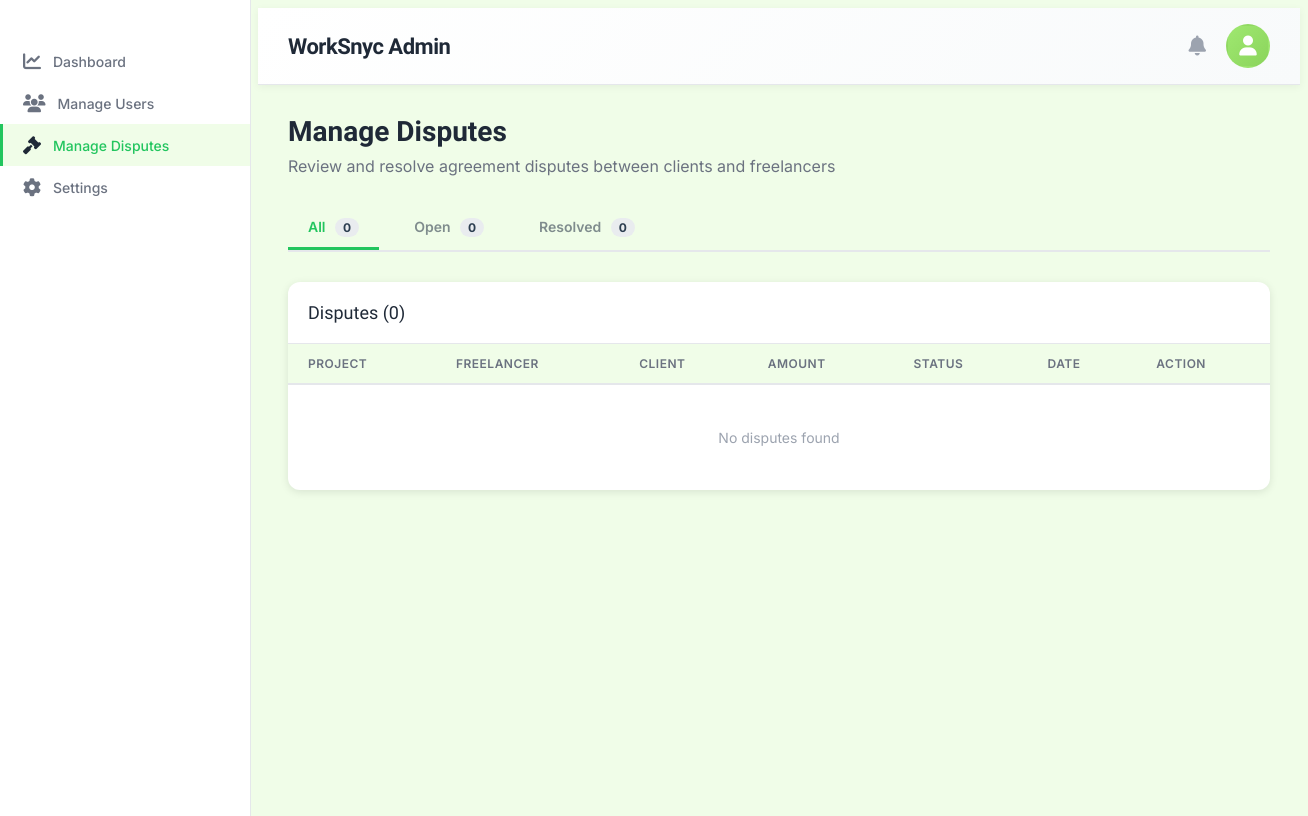
Page /page/admin_manage_disputes.php?status=all (signed in) on the earlier database version.
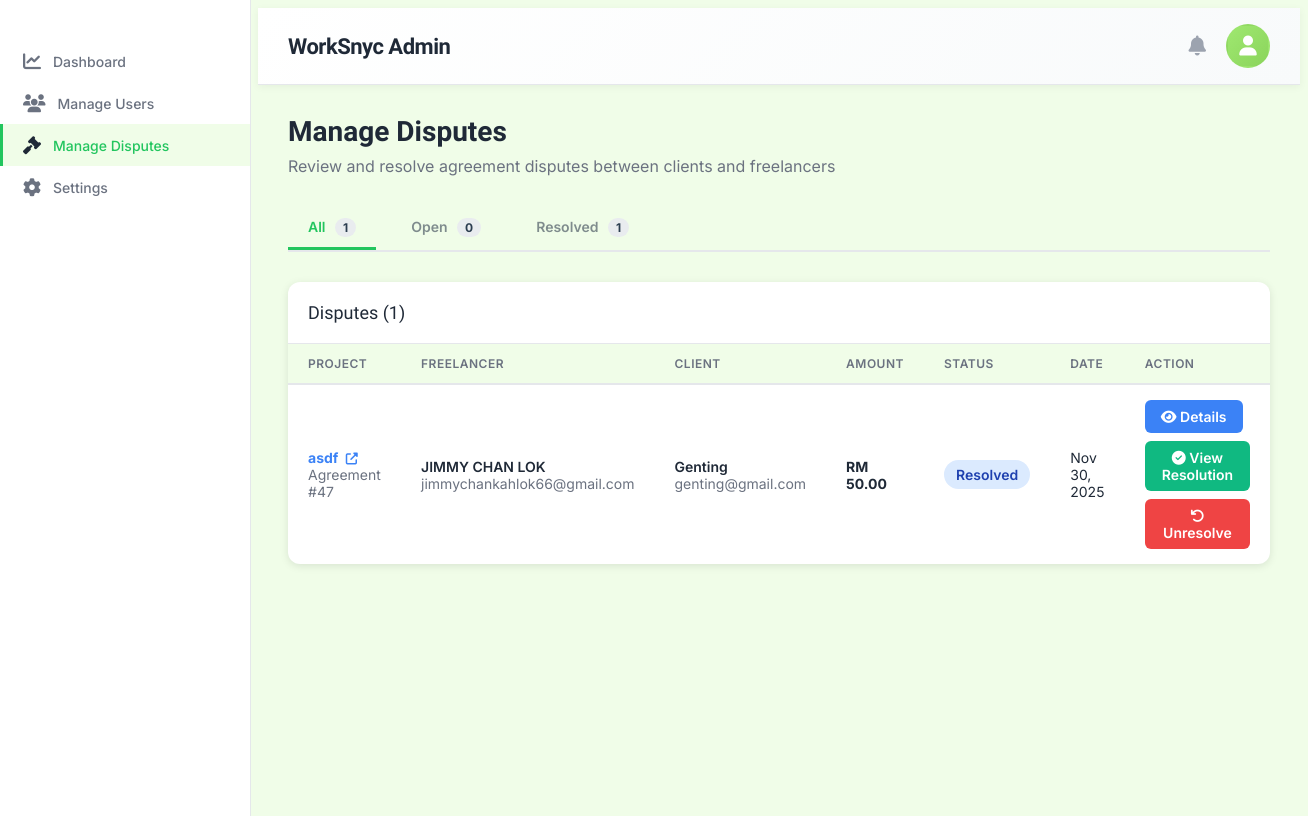
Same page on the later database version.
### tables this page shows
CREATE TABLE
  `dispute` (
    `DisputeID` int (11) NOT NULL,
    `AgreementID` int (11) NOT NULL,
    `InitiatorID` int (11) NOT NULL COMMENT 'FreelancerID or ClientID who filed dispute',
    `InitiatorType` enum ('freelancer', 'client') NOT NULL COMMENT 'Type of user who filed dispute',
    `ReasonText` text NOT NULL COMMENT 'Reason for dispute',
    `EvidenceFile` varchar(255) DEFAULT NULL COMMENT 'Path to evidence file/document',
    `Status` enum ('open', 'under_review', 'resolved', 'rejected') NOT NULL DEFAULT 'open' COMMENT 'Current dispute status',
    `CreatedAt` timestamp NOT NULL DEFAULT current_timestamp() COMMENT 'When dispute was filed',
    `AdminNotesText` text DEFAULT NULL COMMENT 'Admin review notes',
    `ResolutionAction` enum (
      'refund_client',
      'release_to_freelancer',
      'split_payment',
      'rejected'
    ) DEFAULT NULL COMMENT 'How dispute was resolved',
    `ResolvedAt` timestamp NULL DEFAULT NULL COMMENT 'When dispute was resolved',
    `ResolvedByAdminID` int (11) DEFAULT NULL COMMENT 'Admin who resolved dispute'
  );

CREATE TABLE
  `agreement` (
    `AgreementID` int (11) NOT NULL,
    `FreelancerID` int (11) DEFAULT NULL,
    `ClientID` int (11) DEFAULT NULL,
    `CreatedDate` timestamp NOT NULL DEFAULT current_timestamp(),
    `CompleteDate` date DEFAULT NULL,
    `DeliveryDate` date DEFAULT NULL,
    `agreeementPath` varchar(255) DEFAULT NULL,
    `ClientSignedDate` datetime DEFAULT NULL,
    `ClientSignaturePath` varchar(255) DEFAULT NULL,
    `FreelancerSignedDate` datetime DEFAULT NULL,
    `ExpiredDate` datetime DEFAULT NULL,
    `FreelancerSignaturePath` varchar(255) DEFAULT NULL,
    `Terms` text DEFAULT NULL,
    `Status` varchar(50) DEFAULT NULL,
    `ProjectTitle` varchar(255) DEFAULT NULL,
    `Scope` text DEFAULT NULL,
    `DeliveryTime` int (11) NOT NULL,
    `Deliverables` text DEFAULT NULL,
    `PaymentAmount` decimal(10, 2) DEFAULT NULL,
    `RemainingRevisions` int (11) NOT NULL DEFAULT 3,
    `ProjectDetail` text DEFAULT NULL,
    `FreelancerName` varchar(255) DEFAULT NULL,
    `ClientName` varchar(255) DEFAULT NULL
  );

CREATE TABLE
  `freelancer` (
    `FreelancerID` int (11) NOT NULL,
    `FirstName` varchar(100) DEFAULT NULL,
    `LastName` varchar(100) DEFAULT NULL,
    `Email` varchar(255) DEFAULT NULL,
    `Password` varchar(255) DEFAULT NULL,
    `PhoneNo` varchar(50) DEFAULT NULL,
    `ProfilePicture` varchar(500) DEFAULT NULL,
    `Status` varchar(50) DEFAULT NULL,
    `Address` text DEFAULT NULL,
    `Experience` text DEFAULT NULL,
    `Education` text DEFAULT NULL,
    `SocialMediaURL` varchar(255) DEFAULT NULL,
    `Bio` text DEFAULT NULL,
    `Rating` decimal(3, 2) DEFAULT NULL,
    `TotalEarned` decimal(10, 2) DEFAULT NULL,
    `JoinedDate` timestamp NOT NULL DEFAULT current_timestamp(),
    `isDelete` tinyint (1) DEFAULT 0
  );

CREATE TABLE
  `client` (
    `ClientID` int (11) NOT NULL,
    `CompanyName` varchar(255) DEFAULT NULL,
    `Description` text DEFAULT NULL,
    `Email` varchar(255) DEFAULT NULL,
    `Password` varchar(255) DEFAULT NULL,
    `PhoneNo` varchar(50) DEFAULT NULL,
    `ProfilePicture` varchar(500) DEFAULT NULL,
    `Status` varchar(50) DEFAULT NULL,
    `Address` text DEFAULT NULL,
    `JoinedDate` timestamp NOT NULL DEFAULT current_timestamp(),
    `isDelete` tinyint (1) DEFAULT 0
  );

### page/admin_manage_disputes.php (the view, shortened to what the changed rows need)
<?php
require_once 'config.php';
$conn = getDBConnection();
$filter_status = $_GET['status'] ?? 'open';
$search_query = $_GET['search'] ?? '';
$count_sql = "SELECT Status, COUNT(*) as count FROM dispute GROUP BY Status";
$count_result = $conn->query($count_sql);
$status_counts = ['all' => 0, 'open' => 0, 'resolved' => 0];
while ($row = $count_result->fetch_assoc()) {
    if ($row['Status'] === 'open') {
        $status_counts['open'] += $row['count'];
    } elseif ($row['Status'] === 'resolved') {
        $status_counts['resolved'] += $row['count'];
    }
    $status_counts['all'] += $row['count'];
}
$disputes_sql = "SELECT
    d.DisputeID,
    d.AgreementID,
    d.InitiatorID,
    d.InitiatorType,
    d.ReasonText,
    d.EvidenceFile,
    d.Status,
    d.CreatedAt,
    d.ResolutionAction,
    d.AdminNotesText,
    a.ProjectTitle,
    a.PaymentAmount,
    a.FreelancerID,
    a.ClientID,
    a.agreeementPath,
    CONCAT(f.FirstName, ' ', f.LastName) as FreelancerName,
    f.Email as FreelancerEmail,
    c.CompanyName as ClientName,
    c.Email as ClientEmail
FROM dispute d
JOIN agreement a ON d.AgreementID = a.AgreementID
JOIN freelancer f ON a.FreelancerID = f.FreelancerID
JOIN client c ON a.ClientID = c.ClientID
WHERE 1=1";
$disputes_sql .= " ORDER BY d.CreatedAt DESC";
$disputes = [];
if (!empty($search_query)) {
    $stmt = $conn->prepare($disputes_sql);
    $stmt->bind_param('ssss', $search_term, $search_term, $search_term, $search_term);
    $stmt->execute();
    $result = $stmt->get_result();
} else {
    $result = $conn->query($disputes_sql);
}
if ($result) {
    while ($row = $result->fetch_assoc()) {
        $disputes[] = $row;
    }
}
?>
<!DOCTYPE html>
<html lang="en">
<head>
    <link rel="stylesheet" href="https://cdnjs.cloudflare.com/ajax/libs/font-awesome/6.4.0/css/all.min.css">
    <link rel="stylesheet" href="../assets/css/admin.css">
    <link rel="stylesheet" href="../assets/css/disputes.css">
</head>
<body class="admin-layout">
        <?php include '../includes/admin_sidebar.php'; ?>
    <div class="admin-layout-wrapper">
        <?php include '../includes/admin_header.php'; ?>
        <main class="admin-main-content">
            <div class="dashboard-container">
                <div class="dashboard-header">
                    <div>
                        <h1>Manage Disputes</h1>
                    </div>
                </div>
                <div style="display: flex; gap: 15px; margin: 30px 0; border-bottom: 2px solid #e5e7eb; padding-bottom: 0;">
                    <a href="?status=all" style="padding: 12px 20px; text-decoration: none; font-size: 14px; font-weight: 600; color: <?php echo $filter_status === 'all' ? '#22c55e' : '#7f8c8d'; ?>; border-bottom: 3px solid <?php echo $filter_status === 'all' ? '#22c55e' : 'transparent'; ?>; transition: all 0.3s ease;">
                        All <span style="background: #e9ecef; color: #2c3e50; border-radius: 12px; padding: 2px 8px; margin-left: 6px; font-size: 12px; font-weight: 700;"><?php echo $status_counts['all']; ?></span>
                    </a>
                    <a href="?status=resolved" style="padding: 12px 20px; text-decoration: none; font-size: 14px; font-weight: 600; color: <?php echo $filter_status === 'resolved' ? '#22c55e' : '#7f8c8d'; ?>; border-bottom: 3px solid <?php echo $filter_status === 'resolved' ? '#22c55e' : 'transparent'; ?>; transition: all 0.3s ease;">
                        Resolved <span style="background: #e9ecef; color: #2c3e50; border-radius: 12px; padding: 2px 8px; margin-left: 6px; font-size: 12px; font-weight: 700;"><?php echo $status_counts['resolved']; ?></span>
                    </a>
                </div>
                <div class="table-container">
                    <div class="table-header">
                        <h2>Disputes (<?php echo count($disputes); ?>)</h2>
                    </div>
                    <table>
                        <thead>
                            <tr>
                                <th>Project</th>
                                <th>Freelancer</th>
                                <th>Client</th>
                                <th>Amount</th>
                                <th>Status</th>
                                <th>Date</th>
                                <th>Action</th>
                            </tr>
                        </thead>
                        <tbody>
                            <?php if (count($disputes) > 0): ?>
                                <?php foreach ($disputes as $dispute): ?>
                                    <tr>
                                        <td>
                                            <strong><a href="<?php echo htmlspecialchars($dispute['agreeementPath'] ?? '#'); ?>" target="_blank" style="color: #3b82f6; text-decoration: none; cursor: pointer;">
                                                    <?php echo htmlspecialchars($dispute['ProjectTitle']); ?>
                                                    <i class="fas fa-external-link-alt" style="font-size: 0.75rem; margin-left: 4px;"></i>
                                                </a></strong>
                                            <div style="font-size: 0.875rem; color: #6b7280;">Agreement #<?php echo $dispute['AgreementID']; ?></div>
                                        </td>
                                        <td>
                                            <div>
                                                <div style="font-weight: 600;"><?php echo htmlspecialchars($dispute['FreelancerName']); ?></div>
                                                <div style="font-size: 0.875rem; color: #6b7280;"><?php echo htmlspecialchars($dispute['FreelancerEmail']); ?></div>
                                            </div>
                                        </td>
                                        <td>
                                            <div>
                                                <div style="font-weight: 600;"><?php echo htmlspecialchars($dispute['ClientName']); ?></div>
                                                <div style="font-size: 0.875rem; color: #6b7280;"><?php echo htmlspecialchars($dispute['ClientEmail']); ?></div>
                                            </div>
                                        </td>
                                        <td>
                                            <strong>RM <?php echo number_format($dispute['PaymentAmount'], 2); ?></strong>
                                        </td>
                                        <td>
                                            <span class="dispute-badge badge-<?php echo str_replace('_', '-', $dispute['Status']); ?>">
                                                <?php echo ucfirst(str_replace('_', ' ', $dispute['Status'])); ?>
                                            </span>
                                        </td>
                                        <td>
                                            <?php echo date('M d, Y', strtotime($dispute['CreatedAt'])); ?>
                                        </td>
                                        <td>
                                            <div style="display: flex; gap: 8px; flex-wrap: wrap;">
                                                <button type="button" class="resolve-btn" style="background-color: #3b82f6;" data-dispute-id="<?php echo $dispute['DisputeID']; ?>" data-reason="<?php echo htmlspecialchars($dispute['ReasonText'] ?? '', ENT_QUOTES); ?>" data-evidence="<?php echo htmlspecialchars($dispute['EvidenceFile'] ?? '', ENT_QUOTES); ?>" onclick="openDetailModalFromButton(this)">
                                                    <i class="fas fa-eye"></i> Details
                                                </button>
                                                <?php if (in_array($dispute['Status'], ['open', 'under_review'])): ?>
                                                    <button type="button" class="resolve-btn" data-dispute-id="<?php echo $dispute['DisputeID']; ?>" data-agreement-id="<?php echo $dispute['AgreementID']; ?>" data-project-title="<?php echo htmlspecialchars($dispute['ProjectTitle'], ENT_QUOTES); ?>" data-amount="<?php echo $dispute['PaymentAmount']; ?>" onclick="openResolveModalFromButton(this)">
                                                        Resolve
                                                    </button>
                                                <?php elseif ($dispute['Status'] === 'resolved'): ?>
                                                    <button type="button" class="resolve-btn" style="background-color: #10b981;" data-resolution-action="<?php echo htmlspecialchars($dispute['ResolutionAction'] ?? '', ENT_QUOTES); ?>" data-resolution-notes="<?php echo htmlspecialchars($dispute['AdminNotesText'] ?? '', ENT_QUOTES); ?>" onclick="openResolutionModalFromButton(this)">
                                                        <i class="fas fa-check-circle"></i> View Resolution
                                                    </button>
                                                    <button type="button" class="resolve-btn" style="background-color: #ef4444;" data-dispute-id="<?php echo $dispute['DisputeID']; ?>" data-agreement-id="<?php echo $dispute['AgreementID']; ?>" onclick="openUnresolveConfirmationModal(this)">
                                                        <i class="fas fa-undo"></i> Unresolve
                                                    </button>
                                                <?php endif; ?>
                                            </div>
                                        </td>
                                    </tr>
                                <?php endforeach; ?>
                            <?php else: ?>
                                <tr>
                                    <td colspan="7" style="text-align: center; padding: 30px;">
                                        <p style="color: #9ca3af;">No disputes found</p>
                                    </td>
                                </tr>
                            <?php endif; ?>
                        </tbody>
                    </table>
                </div>
            </div>
        </main>
    </div>
</body>
</html>

Differences in the rows shown:
added dispute: AgreementID.ProjectTitle "asdf", AgreementID "47", FreelancerName "JIMMY CHAN LOK", freelancer.Email "jimmychankahlok66@gmail.com", client.CompanyName "Genting", client.Email "genting@gmail.com", AgreementID.PaymentAmount "50.00", Status "Resolved", CreatedAt "Nov 30, 2025"
Other differences:
$status_counts['all']: "0" → "1"
$status_counts['resolved']: "0" → "1"
count($disputes): "0" → "1"
text no longer shown: "No disputes found"
